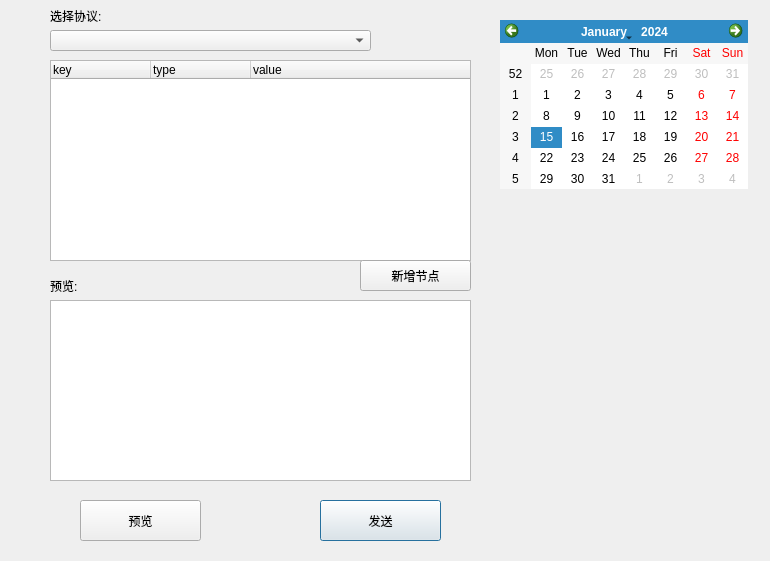
<?xml version="1.0" encoding="UTF-8"?>
<ui version="4.0">
 <class>Dialog</class>
 <widget class="QDialog" name="Dialog">
  <property name="geometry">
   <rect>
    <x>0</x>
    <y>0</y>
    <width>770</width>
    <height>561</height>
   </rect>
  </property>
  <property name="windowTitle">
   <string>Dialog</string>
  </property>
  <widget class="QPushButton" name="b3">
   <property name="geometry">
    <rect>
     <x>320</x>
     <y>500</y>
     <width>121</width>
     <height>41</height>
    </rect>
   </property>
   <property name="text">
    <string>发送</string>
   </property>
  </widget>
  <widget class="QTextBrowser" name="out1">
   <property name="geometry">
    <rect>
     <x>50</x>
     <y>300</y>
     <width>421</width>
     <height>181</height>
    </rect>
   </property>
   <property name="html">
    <string>&lt;!DOCTYPE HTML PUBLIC &quot;-//W3C//DTD HTML 4.0//EN&quot; &quot;http://www.w3.org/TR/REC-html40/strict.dtd&quot;&gt;
&lt;html&gt;&lt;head&gt;&lt;meta name=&quot;qrichtext&quot; content=&quot;1&quot; /&gt;&lt;style type=&quot;text/css&quot;&gt;
p, li { white-space: pre-wrap; }
&lt;/style&gt;&lt;/head&gt;&lt;body style=&quot; font-family:'SimSun'; font-size:9pt; font-weight:400; font-style:normal;&quot;&gt;
&lt;p style=&quot;-qt-paragraph-type:empty; margin-top:0px; margin-bottom:0px; margin-left:0px; margin-right:0px; -qt-block-indent:0; text-indent:0px;&quot;&gt;&lt;br /&gt;&lt;/p&gt;&lt;/body&gt;&lt;/html&gt;</string>
   </property>
  </widget>
  <widget class="QLabel" name="label">
   <property name="geometry">
    <rect>
     <x>50</x>
     <y>280</y>
     <width>54</width>
     <height>12</height>
    </rect>
   </property>
   <property name="text">
    <string>预览:</string>
   </property>
  </widget>
  <widget class="QComboBox" name="box1">
   <property name="geometry">
    <rect>
     <x>50</x>
     <y>30</y>
     <width>321</width>
     <height>21</height>
    </rect>
   </property>
  </widget>
  <widget class="QLabel" name="label_3">
   <property name="geometry">
    <rect>
     <x>50</x>
     <y>10</y>
     <width>54</width>
     <height>12</height>
    </rect>
   </property>
   <property name="text">
    <string>选择协议:</string>
   </property>
  </widget>
  <widget class="QTreeWidget" name="tree2">
   <property name="geometry">
    <rect>
     <x>50</x>
     <y>60</y>
     <width>421</width>
     <height>201</height>
    </rect>
   </property>
   <column>
    <property name="text">
     <string>key</string>
    </property>
   </column>
   <column>
    <property name="text">
     <string>type</string>
    </property>
   </column>
   <column>
    <property name="text">
     <string>value</string>
    </property>
   </column>
  </widget>
  <widget class="QPushButton" name="b4">
   <property name="geometry">
    <rect>
     <x>80</x>
     <y>500</y>
     <width>121</width>
     <height>41</height>
    </rect>
   </property>
   <property name="text">
    <string>预览</string>
   </property>
  </widget>
  <widget class="QCalendarWidget" name="calendarWidget">
   <property name="geometry">
    <rect>
     <x>500</x>
     <y>20</y>
     <width>248</width>
     <height>169</height>
    </rect>
   </property>
  </widget>
  <widget class="QPushButton" name="b5">
   <property name="geometry">
    <rect>
     <x>360</x>
     <y>260</y>
     <width>111</width>
     <height>31</height>
    </rect>
   </property>
   <property name="text">
    <string>新增节点</string>
   </property>
  </widget>
 </widget>
 <resources/>
 <connections/>
</ui>
